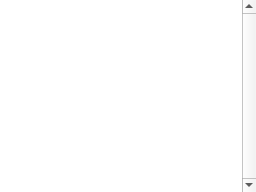
<?xml version="1.0" encoding="UTF-8"?>
<ui version="4.0">
 <class>TerminalWidget</class>
 <widget class="QWidget" name="TerminalWidget">
  <property name="geometry">
   <rect>
    <x>0</x>
    <y>0</y>
    <width>256</width>
    <height>192</height>
   </rect>
  </property>
  <layout class="QHBoxLayout">
   <property name="spacing">
    <number>0</number>
   </property>
   <property name="leftMargin">
    <number>0</number>
   </property>
   <property name="topMargin">
    <number>0</number>
   </property>
   <property name="rightMargin">
    <number>0</number>
   </property>
   <property name="bottomMargin">
    <number>0</number>
   </property>
   <item>
    <widget class="QPlainTextEdit" name="plainTextEdit">
     <property name="contextMenuPolicy">
      <enum>Qt::NoContextMenu</enum>
     </property>
     <property name="frameShape">
      <enum>QFrame::NoFrame</enum>
     </property>
     <property name="verticalScrollBarPolicy">
      <enum>Qt::ScrollBarAlwaysOn</enum>
     </property>
     <property name="undoRedoEnabled">
      <bool>false</bool>
     </property>
    </widget>
   </item>
  </layout>
 </widget>
 <resources/>
 <connections/>
</ui>
